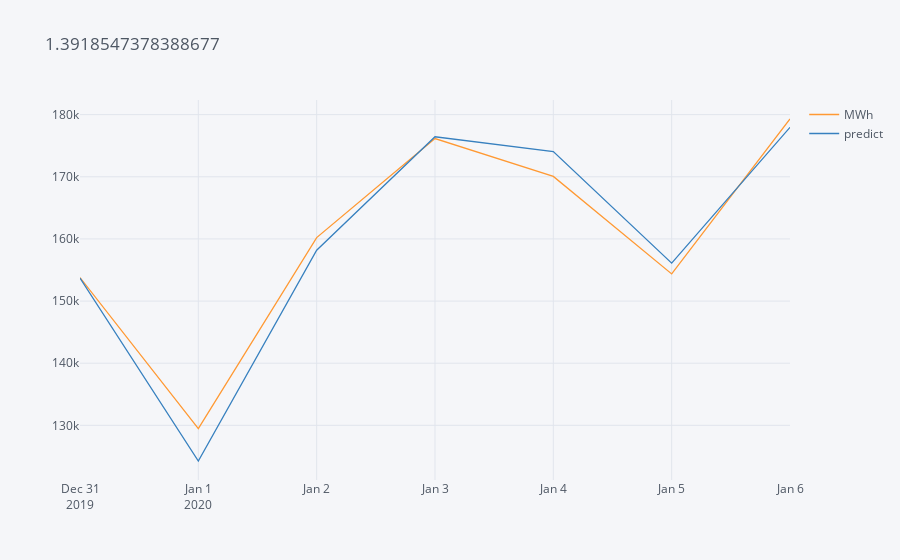

The notebook cell this image was saved under:
### Code cell
i = 13
vov[i][["MWh", "predict"]].iplot(title = vov[i].error.mean())

### Figure 1 — Plotly figure (JSON) as saved in the notebook; plotly's stock layout.template omitted (floating-point values rounded to 4 significant figures)
{"data": [{"line": {"color": "rgba(255, 153, 51, 1.0)", "dash": "solid", "shape": "linear", "width": 1.3}, "mode": "lines", "name": "MWh", "text": "", "type": "scatter", "x": ["2019-12-31", "2020-01-01", "2020-01-02", "2020-01-03", "2020-01-04", "2020-01-05", "2020-01-06"], "y": [153785, 129479, 160216, 176153, 170064, 154375, 179303]}, {"line": {"color": "rgba(55, 128, 191, 1.0)", "dash": "solid", "shape": "linear", "width": 1.3}, "mode": "lines", "name": "predict", "text": "", "type": "scatter", "x": ["2019-12-31", "2020-01-01", "2020-01-02", "2020-01-03", "2020-01-04", "2020-01-05", "2020-01-06"], "y": [153700.0, 124300.0, 158200.0, 176400.0, 174100.0, 156100.0, 178000.0]}], "layout": {"legend": {"bgcolor": "#F5F6F9", "font": {"color": "#4D5663"}}, "paper_bgcolor": "#F5F6F9", "plot_bgcolor": "#F5F6F9", "title": {"font": {"color": "#4D5663"}, "text": "1.3918547378388677"}, "xaxis": {"gridcolor": "#E1E5ED", "showgrid": true, "tickfont": {"color": "#4D5663"}, "title": {"font": {"color": "#4D5663"}, "text": ""}, "zerolinecolor": "#E1E5ED"}, "yaxis": {"gridcolor": "#E1E5ED", "showgrid": true, "tickfont": {"color": "#4D5663"}, "title": {"font": {"color": "#4D5663"}, "text": ""}, "zerolinecolor": "#E1E5ED"}}}
